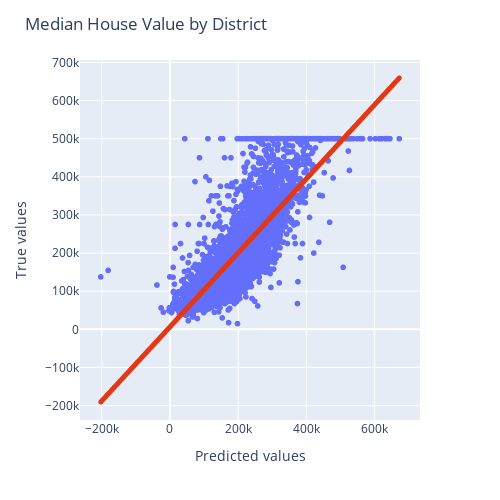

This figure's notebook cell:
### Code cell
# same thing with plotly
import plotly.express as px
fig = px.scatter(y=y_test, x=y_preds, trendline="ols", width=500, height=500)
fig.update_layout(title = 'Median House Value by District', # Graph title
    yaxis = dict(title = 'True values'), # x-axis label
    xaxis = dict(title = 'Predicted values'), # y-axis label   
)
fig.update_traces(line_color='#E53712', line_width=5)
fig.show()

### Figure 1 — Plotly figure (JSON) as saved in the notebook; plotly's stock layout.template omitted (floating-point values rounded to 4 significant figures; data arrays with more than 128 entries replaced by an {"elided": "..."} marker saying what was removed)
{"data": [{"hovertemplate": "x=%{x}<br>y=%{y}<extra></extra>", "legendgroup": "", "line": {"color": "#E53712", "width": 5}, "marker": {"color": "#636efa", "symbol": "circle"}, "mode": "markers", "name": "", "showlegend": false, "type": "scattergl", "x": {"elided": "4128 float values"}, "xaxis": "x", "y": {"elided": "4128 int values"}, "yaxis": "y"}, {"hovertemplate": "<b>OLS trendline</b><br>y = 0.970807 * x + 6488.59<br>R<sup>2</sup>=0.632206<br><br>x=%{x}<br>y=%{y} <b>(trend)</b><extra></extra>", "legendgroup": "", "line": {"color": "#E53712", "width": 5}, "marker": {"color": "#636efa", "symbol": "circle"}, "mode": "lines", "name": "", "showlegend": false, "type": "scattergl", "x": {"elided": "4128 float values"}, "xaxis": "x", "y": {"elided": "4128 float values"}, "yaxis": "y"}], "layout": {"height": 500, "legend": {"tracegroupgap": 0}, "margin": {"t": 60}, "title": {"text": "Median House Value by District"}, "width": 500, "xaxis": {"anchor": "y", "autorange": true, "domain": [0, 1], "range": [-263800.0, 733100.0], "title": {"text": "Predicted values"}, "type": "linear"}, "yaxis": {"anchor": "x", "autorange": true, "domain": [0, 1], "range": [-237800.0, 706400.0], "title": {"text": "True values"}, "type": "linear"}}}
